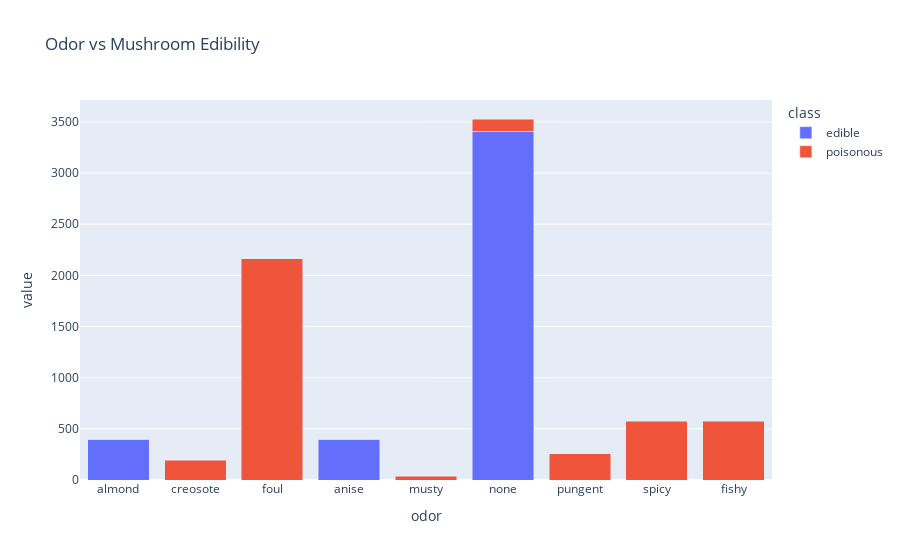

The cell this chart's notebook holds for it:
### Markdown cell above
### 7. Relationship Between Odor and Edibility

### Code cell
odor_class = pd.crosstab(df['odor'], df['class'])
odor_class.index = odor_class.index.map({'n': 'none', 'f': 'foul', 's': 'spicy', 'y': 'fishy', 'l': 'anise', 'a': 'almond', 'p': 'pungent', 'c': 'creosote', 'm': 'musty'})
odor_class.columns = odor_class.columns.map({'e': 'edible', 'p': 'poisonous'})
fig = px.bar(odor_class, barmode='stack', title='Odor vs Mushroom Edibility')
fig.show()

### Figure 1 — Plotly figure (JSON) as saved in the notebook; plotly's stock layout.template omitted (floating-point values rounded to 4 significant figures)
{"data": [{"alignmentgroup": "True", "hovertemplate": "class=edible<br>odor=%{x}<br>value=%{y}<extra></extra>", "legendgroup": "edible", "marker": {"color": "#636efa", "pattern": {"shape": ""}}, "name": "edible", "offsetgroup": "edible", "orientation": "v", "showlegend": true, "textposition": "auto", "type": "bar", "x": ["almond", "creosote", "foul", "anise", "musty", "none", "pungent", "spicy", "fishy"], "xaxis": "x", "y": [400, 0, 0, 400, 0, 3408, 0, 0, 0], "yaxis": "y"}, {"alignmentgroup": "True", "hovertemplate": "class=poisonous<br>odor=%{x}<br>value=%{y}<extra></extra>", "legendgroup": "poisonous", "marker": {"color": "#EF553B", "pattern": {"shape": ""}}, "name": "poisonous", "offsetgroup": "poisonous", "orientation": "v", "showlegend": true, "textposition": "auto", "type": "bar", "x": ["almond", "creosote", "foul", "anise", "musty", "none", "pungent", "spicy", "fishy"], "xaxis": "x", "y": [0, 192, 2160, 0, 36, 120, 256, 576, 576], "yaxis": "y"}], "layout": {"barmode": "stack", "legend": {"title": {"text": "class"}, "tracegroupgap": 0}, "title": {"text": "Odor vs Mushroom Edibility"}, "xaxis": {"anchor": "y", "domain": [0, 1], "title": {"text": "odor"}}, "yaxis": {"anchor": "x", "domain": [0, 1], "title": {"text": "value"}}}}
